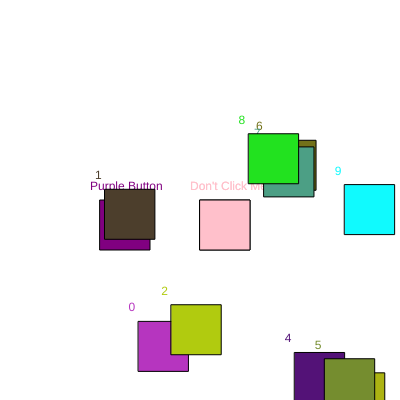
Frame 1 (no input)
Frame 60 (no input): identical to frame 1, image omitted
Frame 120 (the mouse pressed at the canvas centre since frame 60): identical to frame 1, image omitted

The p5.js sketch that drew this single still picture (run headless with seeded random() and noise() and a simulated clock; from frame 60 on, the mouse is pressed at the canvas centre):

// p5.js sketch
// ── sketch.js

var posX = 20;
var posY = 20;
var rectSize = 100;
var colors = "green";

var button1, button2;

var buttonArray = [];



function setup() {
  // put setup code here
createCanvas(400,400);
  button1 = new interfaces(100,200,50,"purple", "Purple Button");
  button2 = new interfaces(200,200,50,"pink", "Don't Click Me!");

  for(var i = 0; i < 10; i++){
    var c = color(random(255), random(255), random(255));
    buttonArray[i] = new interfaces(random(width), random(height),50,c,i);

  }



}

function draw() {
  // put drawing code here
  background(255);
  button1.display();
  button2.display();
  if(button1.check(mouseX,mouseY)){
    console.log(button1.name);
  // console.log("button1");
  }

  button2.display();
  button2.check(mouseX,mouseY);

for (var i = 0;  i < buttonArray.length; i++){
buttonArray[i].display();
if(buttonArray[i].check(mouseX,mouseY)){
 console.log(buttonArray[i].name);
 background(buttonArray.color);
}

}

}


class interfaces{
  // tempX= X  tempY= Y  tempS= size tempC= color

  constructor (tempX,tempY,tempS,tempC, tempName){
    this.x = tempX; //current object interface we are talking about
    this.y = tempY;
    this.size = tempS;
    this.color = tempC;
    this.name = tempName;
    this.overlay = false;
  }

  display(){

    fill(this.color);
    rect(this.x, this.y, this.size, this.size);
    text(this.name,this.x-10,this.y-10);


if(this.overlay == true){
  fill(127,127);
  rect(this.x, this.y, this.size, this.size);
}

  }


check(mX,mY){
  if(mX > this.x && mX < this.x + this.size && mY > this.y && mY < this.y + this.size){
    this.overlay = true;
    return true;
  }else{
    this.overlay = false;
  return false;
    }

  }
}
